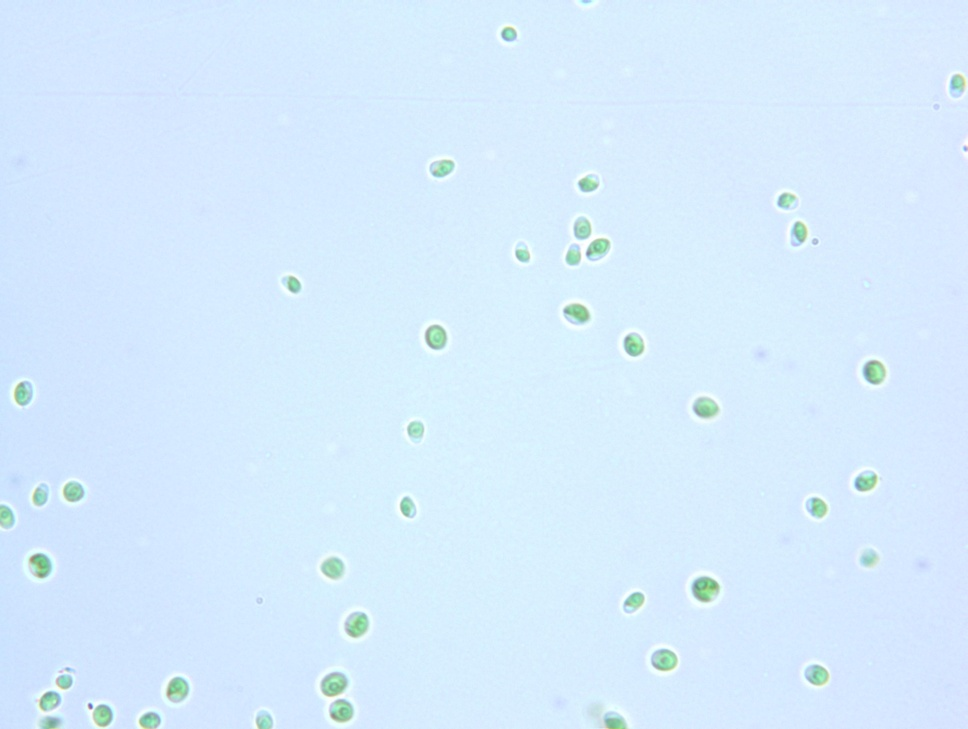
//> input picture SP2 - Image Preprocessing/Sample images for SP/Chlorella vulgaris.jpg, 968 x 729 px, shrunk from 3232 x 2432 before the run
$ ./histogram '../Sample images for SP/Chlorella vulgaris.jpg'   (built with g++ and OpenCV 4)
//> lines starting //> are read from the running program, lines starting //| are printed output that depends on the picture
#include "opencv2/highgui/highgui.hpp"
#include "opencv2/imgproc/imgproc.hpp"
#include <iostream>
#include <stdio.h>

using namespace cv;
using namespace std;

/**  @function main */
int main( int argc, char** argv )
{
  Mat src, dst;

  char* source_window = "Source image";
  char* equalized_window = "Equalized Image";

  /// Load image
  src = imread( argv[1], 1 );
//> src is the input picture: 729 rows x 968 cols, CV_8UC3; mean B, G, R 252.7, 235.3, 213.9

  if( !src.data )
    { cout<<"Usage: ./Histogram_Demo <path_to_image>"<<endl;
      return -1;}

  /// Convert to grayscale
  cvtColor( src, src, CV_BGR2GRAY );
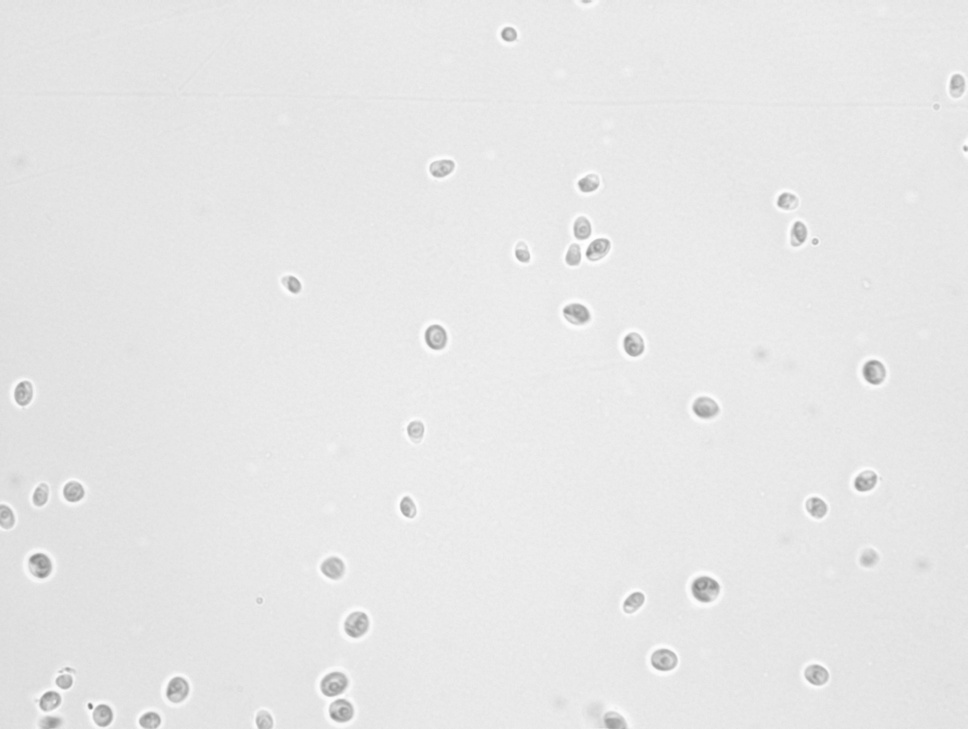
//> src: 729 rows x 968 cols, CV_8UC1; min 117, max 255, mean 231

  /// Apply Histogram Equalization
  equalizeHist( src, dst );
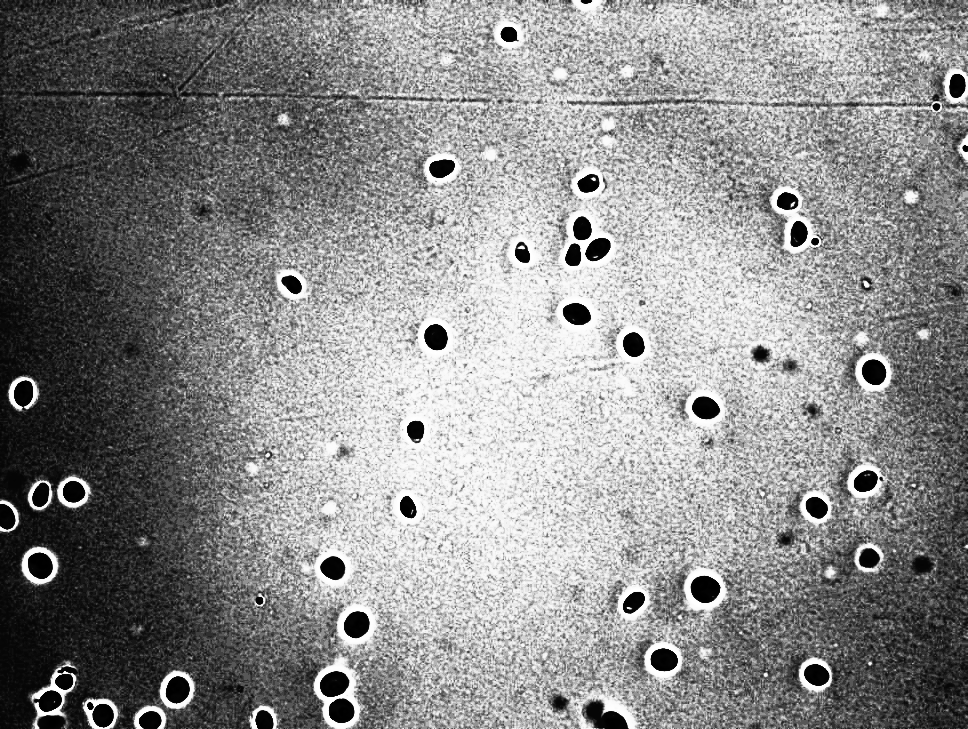
//> dst: 729 rows x 968 cols, CV_8UC1; min 0, max 255, mean 138.6
  imwrite( "Equalized.jpg", dst );

  /// Display results
  /*namedWindow( source_window, CV_WINDOW_AUTOSIZE );
  namedWindow( equalized_window, CV_WINDOW_AUTOSIZE );

  imshow( source_window, src );
  imshow( equalized_window, dst );
  */

  /// Wait until user exits the program
  waitKey(0);

  return 0;
}
